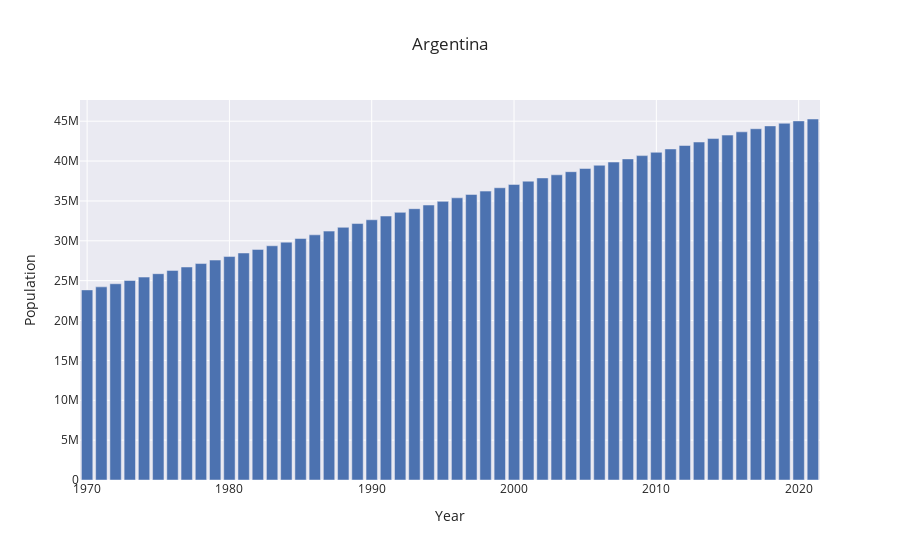
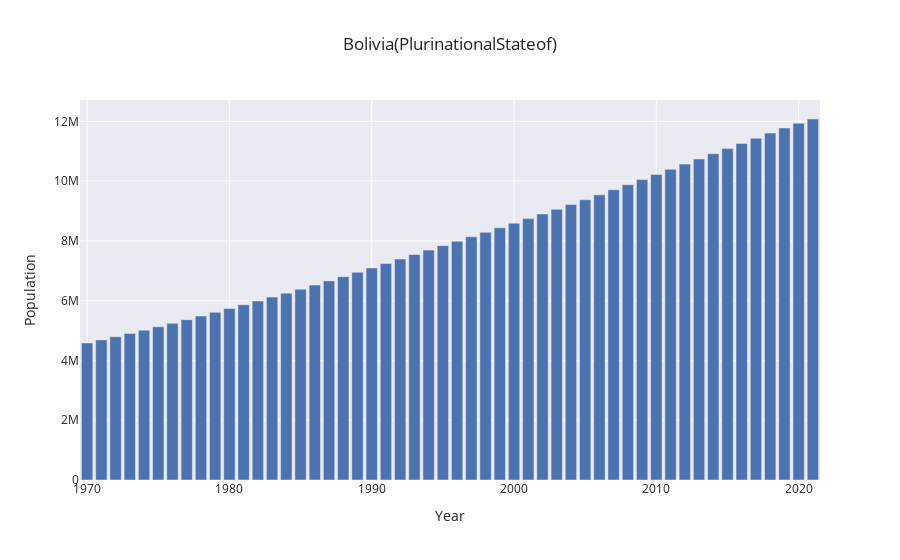
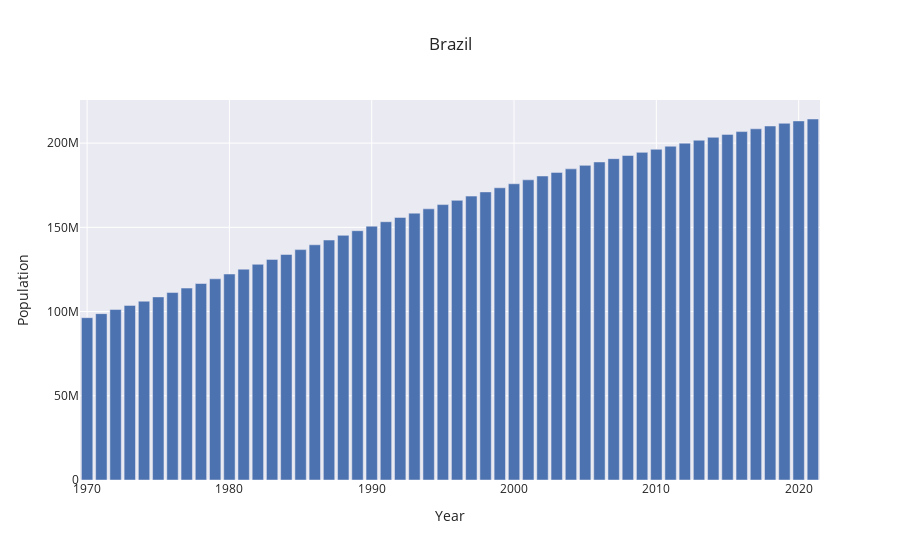
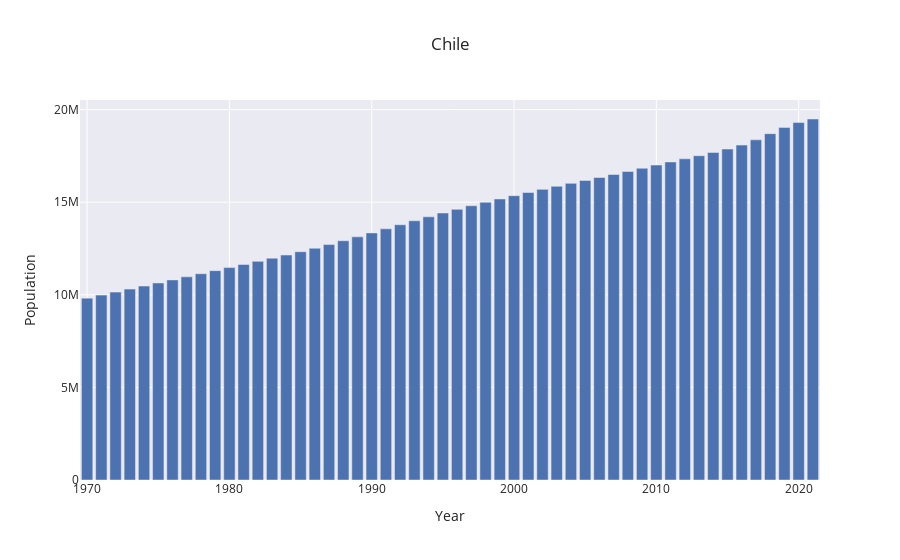

Here is the notebook cell these charts were saved with, in order:
### Markdown cell above
#### 6.1. Criar uma função que permita a criação automática de gráficos.

> A partir deste momento podemos começar a trabalhar com os gráficos.

> Inicialmente vamos criar uma lista de países, quase todos os países da América do Sul.

> Posteriormente podemos criar uma função que crie os gráficos correspondentes a cada país da lista.

### Code cell
south_america = ['Argentina', 'Bolivia(PlurinationalStateof)', 'Brazil', 'Chile', 'Colombia',
                 'Ecuador', 'Guyana', 'Paraguay', 'Peru', 'Suriname', 'Uruguay', 'Venezuela(BolivarianRepublicof)']


# função padrão para criar o gráfico população x ano de qualquer país ou lista de países
def create_fig_pop_yr(country):  # a função recebe o nome de um país
    # variável que filtra o país especificado
    name_country = sheet[sheet['Country'] == country]
    # variável que cria a figura do gráfico
    country_fig = px.bar(name_country, x='Year', y='Population', title=country, template="seaborn")
    country_fig.show()  # comando que exibe o gráfico


for country in south_america:  # "for loop" que envia um país por vez para a função de criação de gráficos
    create_fig_pop_yr(country)

### Figure 1 — Plotly figure (JSON) as saved in the notebook; plotly's stock layout.template omitted (floating-point values rounded to 4 significant figures)
{"data": [{"alignmentgroup": "True", "hovertemplate": "Year=%{x}<br>Population=%{y}<extra></extra>", "legendgroup": "", "marker": {"color": "rgb(76,114,176)", "pattern": {"shape": ""}}, "name": "", "offsetgroup": "", "orientation": "v", "showlegend": false, "textposition": "auto", "type": "bar", "x": [1970, 1971, 1972, 1973, 1974, 1975, 1976, 1977, 1978, 1979, 1980, 1981, 1982, 1983, 1984, 1985, 1986, 1987, 1988, 1989, 1990, 1991, 1992, 1993, 1994, 1995, 1996, 1997, 1998, 1999, 2000, 2001, 2002, 2003, 2004, 2005, 2006, 2007, 2008, 2009, 2010, 2011, 2012, 2013, 2014, 2015, 2016, 2017, 2018, 2019, 2020, 2021], "xaxis": "x", "y": [23842803, 24223379, 24612794, 25020588, 25449754, 25875558, 26290257, 26713780, 27146121, 27584134, 28024803, 28471285, 28922762, 29377137, 29832197, 30287112, 30748326, 31216453, 31690792, 32165766, 32637657, 33105763, 33568285, 34027240, 34488696, 34946110, 35389362, 35815971, 36233195, 36653031, 37070774, 37480493, 37885028, 38278164, 38668796, 39070501, 39476851, 39876111, 40273769, 40684338, 41100123, 41520740, 41952365, 42388269, 42824054, 43257065, 43668241, 44054616, 44413596, 44745520, 45036032, 45276780], "yaxis": "y"}], "layout": {"barmode": "relative", "legend": {"tracegroupgap": 0}, "title": {"text": "Argentina"}, "xaxis": {"anchor": "y", "domain": [0, 1], "title": {"text": "Year"}}, "yaxis": {"anchor": "x", "domain": [0, 1], "title": {"text": "Population"}}}}

### Figure 2 — Plotly figure (JSON) as saved in the notebook; plotly's stock layout.template omitted (floating-point values rounded to 4 significant figures)
{"data": [{"alignmentgroup": "True", "hovertemplate": "Year=%{x}<br>Population=%{y}<extra></extra>", "legendgroup": "", "marker": {"color": "rgb(76,114,176)", "pattern": {"shape": ""}}, "name": "", "offsetgroup": "", "orientation": "v", "showlegend": false, "textposition": "auto", "type": "bar", "x": [1970, 1971, 1972, 1973, 1974, 1975, 1976, 1977, 1978, 1979, 1980, 1981, 1982, 1983, 1984, 1985, 1986, 1987, 1988, 1989, 1990, 1991, 1992, 1993, 1994, 1995, 1996, 1997, 1998, 1999, 2000, 2001, 2002, 2003, 2004, 2005, 2006, 2007, 2008, 2009, 2010, 2011, 2012, 2013, 2014, 2015, 2016, 2017, 2018, 2019, 2020, 2021], "xaxis": "x", "y": [4585693, 4688267, 4793804, 4902248, 5013765, 5127776, 5244355, 5363917, 5486132, 5610380, 5736088, 5862990, 5991118, 6120620, 6251926, 6385630, 6521983, 6661434, 6804072, 6949139, 7096194, 7244891, 7394419, 7544489, 7693722, 7841471, 7989367, 8137619, 8286928, 8439052, 8592656, 8746084, 8900583, 9057378, 9216279, 9377388, 9542663, 9711152, 9880593, 10051317, 10223270, 10396246, 10569697, 10743349, 10916987, 11090085, 11263015, 11435533, 11606905, 11777315, 11936162, 12079472], "yaxis": "y"}], "layout": {"barmode": "relative", "legend": {"tracegroupgap": 0}, "title": {"text": "Bolivia(PlurinationalStateof)"}, "xaxis": {"anchor": "y", "domain": [0, 1], "title": {"text": "Year"}}, "yaxis": {"anchor": "x", "domain": [0, 1], "title": {"text": "Population"}}}}

### Figure 3 — Plotly figure (JSON) as saved in the notebook; plotly's stock layout.template omitted (floating-point values rounded to 4 significant figures)
{"data": [{"alignmentgroup": "True", "hovertemplate": "Year=%{x}<br>Population=%{y}<extra></extra>", "legendgroup": "", "marker": {"color": "rgb(76,114,176)", "pattern": {"shape": ""}}, "name": "", "offsetgroup": "", "orientation": "v", "showlegend": false, "textposition": "auto", "type": "bar", "x": [1970, 1971, 1972, 1973, 1974, 1975, 1976, 1977, 1978, 1979, 1980, 1981, 1982, 1983, 1984, 1985, 1986, 1987, 1988, 1989, 1990, 1991, 1992, 1993, 1994, 1995, 1996, 1997, 1998, 1999, 2000, 2001, 2002, 2003, 2004, 2005, 2006, 2007, 2008, 2009, 2010, 2011, 2012, 2013, 2014, 2015, 2016, 2017, 2018, 2019, 2020, 2021], "xaxis": "x", "y": [96369875, 98766288, 101194394, 103666904, 106167372, 108700515, 111286504, 113939886, 116664382, 119447303, 122288383, 125168060, 128065095, 130977370, 133888775, 136783180, 139643355, 142466264, 145253973, 148003411, 150706446, 153336445, 155900790, 158440875, 160980472, 163515328, 166037122, 168546707, 171039804, 173486281, 175873720, 178211881, 180476685, 182629278, 184722043, 186797334, 188820682, 190779453, 192672317, 194517549, 196353492, 198185302, 199977707, 201721767, 203459650, 205188205, 206859578, 208504960, 210166592, 211782878, 213196304, 214326223], "yaxis": "y"}], "layout": {"barmode": "relative", "legend": {"tracegroupgap": 0}, "title": {"text": "Brazil"}, "xaxis": {"anchor": "y", "domain": [0, 1], "title": {"text": "Year"}}, "yaxis": {"anchor": "x", "domain": [0, 1], "title": {"text": "Population"}}}}

### Figure 4 — Plotly figure (JSON) as saved in the notebook; plotly's stock layout.template omitted (floating-point values rounded to 4 significant figures)
{"data": [{"alignmentgroup": "True", "hovertemplate": "Year=%{x}<br>Population=%{y}<extra></extra>", "legendgroup": "", "marker": {"color": "rgb(76,114,176)", "pattern": {"shape": ""}}, "name": "", "offsetgroup": "", "orientation": "v", "showlegend": false, "textposition": "auto", "type": "bar", "x": [1970, 1971, 1972, 1973, 1974, 1975, 1976, 1977, 1978, 1979, 1980, 1981, 1982, 1983, 1984, 1985, 1986, 1987, 1988, 1989, 1990, 1991, 1992, 1993, 1994, 1995, 1996, 1997, 1998, 1999, 2000, 2001, 2002, 2003, 2004, 2005, 2006, 2007, 2008, 2009, 2010, 2011, 2012, 2013, 2014, 2015, 2016, 2017, 2018, 2019, 2020, 2021], "xaxis": "x", "y": [9820481, 9984378, 10145765, 10307842, 10472743, 10639531, 10804869, 10969861, 11137748, 11304331, 11469828, 11637613, 11807408, 11976513, 12147758, 12326396, 12514502, 12712784, 12918389, 13128619, 13342868, 13561945, 13782297, 13998386, 14210674, 14416796, 14615483, 14809289, 14996742, 15176410, 15351799, 15523978, 15693790, 15859112, 16017966, 16175311, 16334575, 16495538, 16661462, 16833447, 17004162, 17173573, 17341771, 17509925, 17687108, 17870124, 18083879, 18368577, 18701450, 19039485, 19300315, 19493184], "yaxis": "y"}], "layout": {"barmode": "relative", "legend": {"tracegroupgap": 0}, "title": {"text": "Chile"}, "xaxis": {"anchor": "y", "domain": [0, 1], "title": {"text": "Year"}}, "yaxis": {"anchor": "x", "domain": [0, 1], "title": {"text": "Population"}}}}
